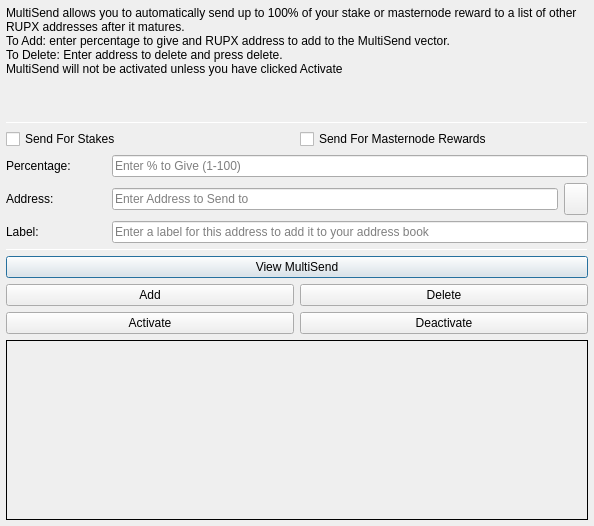
<?xml version="1.0" encoding="UTF-8"?>
<ui version="4.0">
 <class>MultiSendDialog</class>
 <widget class="QDialog" name="MultiSendDialog">
  <property name="windowModality">
   <enum>Qt::NonModal</enum>
  </property>
  <property name="geometry">
   <rect>
    <x>0</x>
    <y>0</y>
    <width>594</width>
    <height>526</height>
   </rect>
  </property>
  <property name="windowTitle">
   <string>MultiSend</string>
  </property>
  <layout class="QVBoxLayout" name="verticalLayout" stretch="0">
   <property name="leftMargin">
    <number>6</number>
   </property>
   <property name="topMargin">
    <number>6</number>
   </property>
   <property name="rightMargin">
    <number>6</number>
   </property>
   <property name="bottomMargin">
    <number>6</number>
   </property>
   <item>
    <layout class="QVBoxLayout" name="verticalLayout_Main" stretch="1,1,1,0,1,1,1">
     <item>
      <widget class="QLabel" name="label_2">
       <property name="lineWidth">
        <number>1</number>
       </property>
       <property name="text">
        <string>MultiSend allows you to automatically send up to 100% of your stake or masternode reward to a list of other RUPX addresses after it matures.
To Add: enter percentage to give and RUPX address to add to the MultiSend vector.
To Delete: Enter address to delete and press delete.
MultiSend will not be activated unless you have clicked Activate</string>
       </property>
       <property name="alignment">
        <set>Qt::AlignLeading|Qt::AlignLeft|Qt::AlignTop</set>
       </property>
       <property name="wordWrap">
        <bool>true</bool>
       </property>
      </widget>
     </item>
     <item>
      <widget class="Line" name="line">
       <property name="minimumSize">
        <size>
         <width>0</width>
         <height>1</height>
        </size>
       </property>
       <property name="maximumSize">
        <size>
         <width>16777215</width>
         <height>1</height>
        </size>
       </property>
       <property name="orientation">
        <enum>Qt::Horizontal</enum>
       </property>
      </widget>
     </item>
     <item>
      <layout class="QVBoxLayout" name="verticalLayout_Settings">
       <item>
        <layout class="QHBoxLayout" name="horizontalLayout">
         <item>
          <widget class="QCheckBox" name="multiSendStakeCheckBox">
           <property name="text">
            <string>Send For Stakes</string>
           </property>
          </widget>
         </item>
         <item>
          <widget class="QCheckBox" name="multiSendMasternodeCheckBox">
           <property name="text">
            <string>Send For Masternode Rewards</string>
           </property>
          </widget>
         </item>
        </layout>
       </item>
       <item>
        <layout class="QHBoxLayout" name="horizontalLayout_6">
         <item>
          <widget class="QLabel" name="label">
           <property name="minimumSize">
            <size>
             <width>100</width>
             <height>0</height>
            </size>
           </property>
           <property name="toolTip">
            <string>Percentage of stake to send</string>
           </property>
           <property name="text">
            <string>Percentage:</string>
           </property>
          </widget>
         </item>
         <item>
          <widget class="QLineEdit" name="multiSendPercentEdit">
           <property name="toolTip">
            <string>Enter whole numbers 1 - 100</string>
           </property>
           <property name="placeholderText">
            <string>Enter % to Give (1-100)</string>
           </property>
          </widget>
         </item>
        </layout>
       </item>
       <item>
        <layout class="QHBoxLayout" name="horizontalLayout_7">
         <item>
          <widget class="QLabel" name="label_5">
           <property name="minimumSize">
            <size>
             <width>100</width>
             <height>0</height>
            </size>
           </property>
           <property name="toolTip">
            <string>Address to send portion of stake to</string>
           </property>
           <property name="text">
            <string>Address:</string>
           </property>
          </widget>
         </item>
         <item>
          <widget class="QLineEdit" name="multiSendAddressEdit">
           <property name="toolTip">
            <string/>
           </property>
           <property name="placeholderText">
            <string>Enter Address to Send to</string>
           </property>
          </widget>
         </item>
         <item>
          <widget class="QToolButton" name="addressBookButton">
           <property name="maximumSize">
            <size>
             <width>16777215</width>
             <height>32</height>
            </size>
           </property>
           <property name="toolTip">
            <string>Choose an address from the address book</string>
           </property>
           <property name="text">
            <string/>
           </property>
           <property name="icon">
            <iconset resource="../rupaya.qrc">
             <normaloff>:/icons/address-book</normaloff>:/icons/address-book</iconset>
           </property>
           <property name="shortcut">
            <string>Alt+A</string>
           </property>
          </widget>
         </item>
        </layout>
       </item>
      </layout>
     </item>
     <item>
      <layout class="QHBoxLayout" name="horizontalLayout_3">
       <item>
        <widget class="QLabel" name="label_3">
         <property name="minimumSize">
          <size>
           <width>100</width>
           <height>0</height>
          </size>
         </property>
         <property name="text">
          <string>Label:</string>
         </property>
        </widget>
       </item>
       <item>
        <widget class="QLineEdit" name="labelAddressLabelEdit">
         <property name="placeholderText">
          <string>Enter a label for this address to add it to your address book</string>
         </property>
        </widget>
       </item>
      </layout>
     </item>
     <item>
      <widget class="Line" name="line_2">
       <property name="minimumSize">
        <size>
         <width>0</width>
         <height>1</height>
        </size>
       </property>
       <property name="maximumSize">
        <size>
         <width>16777215</width>
         <height>1</height>
        </size>
       </property>
       <property name="orientation">
        <enum>Qt::Horizontal</enum>
       </property>
      </widget>
     </item>
     <item>
      <layout class="QVBoxLayout" name="verticalLayout_Buttons">
       <item>
        <layout class="QHBoxLayout" name="horizontalLayout_4">
         <item>
          <widget class="QPushButton" name="viewButton">
           <property name="toolTip">
            <string/>
           </property>
           <property name="statusTip">
            <string>View MultiSend Vector</string>
           </property>
           <property name="text">
            <string>View MultiSend</string>
           </property>
          </widget>
         </item>
        </layout>
       </item>
       <item>
        <layout class="QHBoxLayout" name="horizontalLayout_2">
         <item>
          <widget class="QPushButton" name="addButton">
           <property name="toolTip">
            <string/>
           </property>
           <property name="statusTip">
            <string>Add to MultiSend Vector</string>
           </property>
           <property name="text">
            <string>Add</string>
           </property>
          </widget>
         </item>
         <item>
          <widget class="QPushButton" name="deleteButton">
           <property name="toolTip">
            <string/>
           </property>
           <property name="statusTip">
            <string>Delete Address From MultiSend Vector</string>
           </property>
           <property name="text">
            <string>Delete</string>
           </property>
          </widget>
         </item>
        </layout>
       </item>
       <item>
        <layout class="QHBoxLayout" name="horizontalLayout_5">
         <item>
          <widget class="QPushButton" name="activateButton">
           <property name="statusTip">
            <string>Activate MultiSend</string>
           </property>
           <property name="text">
            <string>Activate</string>
           </property>
          </widget>
         </item>
         <item>
          <widget class="QPushButton" name="disableButton">
           <property name="statusTip">
            <string>Deactivate MultiSend</string>
           </property>
           <property name="text">
            <string>Deactivate</string>
           </property>
          </widget>
         </item>
        </layout>
       </item>
      </layout>
     </item>
     <item>
      <widget class="QLabel" name="message">
       <property name="minimumSize">
        <size>
         <width>0</width>
         <height>180</height>
        </size>
       </property>
       <property name="frameShape">
        <enum>QFrame::Panel</enum>
       </property>
       <property name="frameShadow">
        <enum>QFrame::Plain</enum>
       </property>
       <property name="lineWidth">
        <number>1</number>
       </property>
       <property name="midLineWidth">
        <number>1</number>
       </property>
       <property name="text">
        <string/>
       </property>
       <property name="alignment">
        <set>Qt::AlignLeading|Qt::AlignLeft|Qt::AlignTop</set>
       </property>
       <property name="wordWrap">
        <bool>true</bool>
       </property>
      </widget>
     </item>
    </layout>
   </item>
  </layout>
 </widget>
 <resources>
  <include location="../rupaya.qrc"/>
 </resources>
 <connections/>
</ui>
